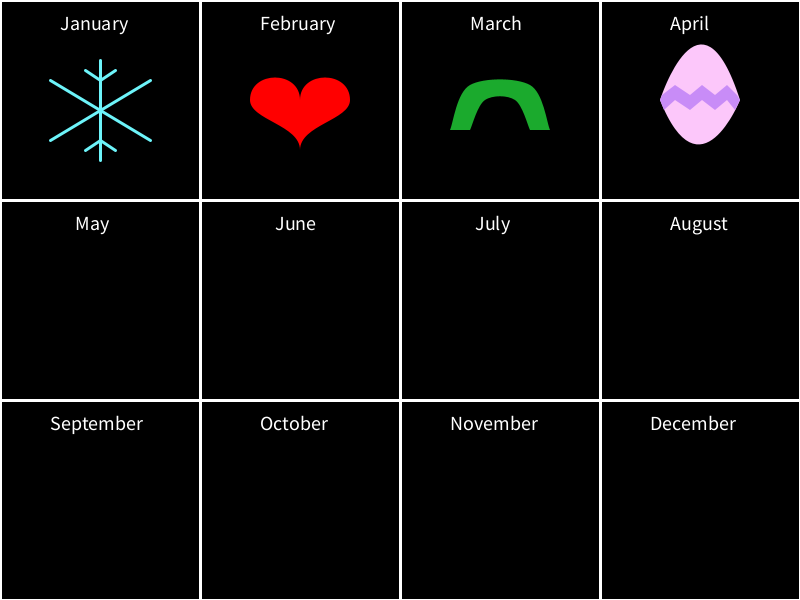
Frame 1 (no input)
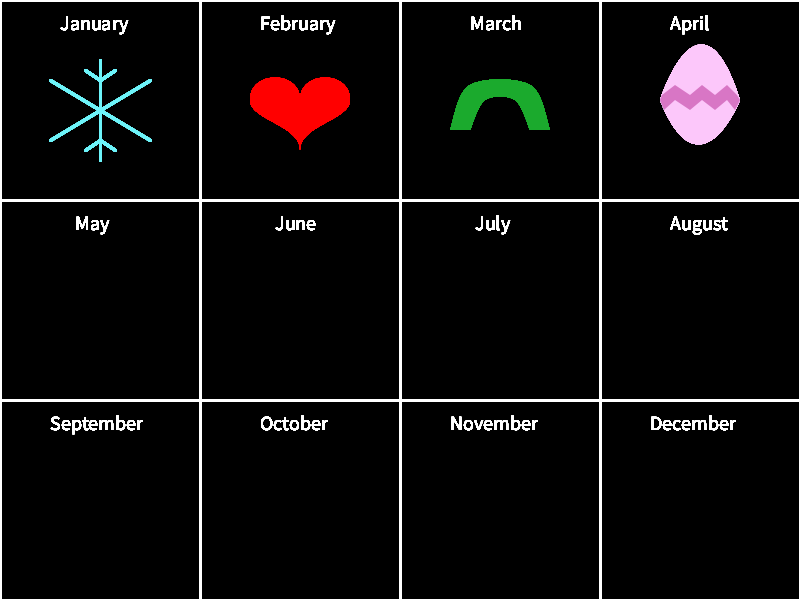
Frame 60 (the mouse pressed at the canvas centre just before this capture)
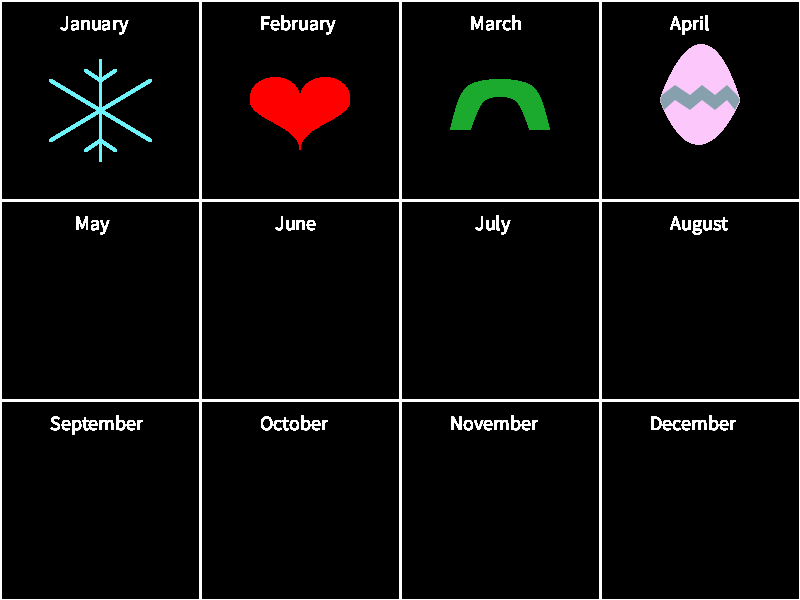
Frame 120 (the mouse held since frame 60 and released just before this capture)

The Processing sketch that drew these frames (run headless with seeded random() and noise(); from frame 60 on, the mouse is pressed at the canvas centre):

// Processing sketch: Final_project
// ── Final_project.pde
//Bailey Sprague

int rows = 3;
int cols = 4;
float monthSize = 200;

Month[][] calendar = new Month[rows][cols];

void setup() {
  size(800,600);
  for( int i = 0; i<rows; i++){
    for(int j = 0; j<cols; j++){
      calendar[i][j] = new Month(j*monthSize, i*monthSize, monthSize);
      calendar[i][j].drawMonth();
    }
  }
}

void draw() {
  textSize(20);
    fill(255);
    text("January",60,30);
    text("February", 260,30);
    text("March", 470,30);
    text("April", 670,30);
    text("May", 75,230);
    text("June", 275,230);
    text("July", 475,230);
    text("August", 670,230);
    text("September", 50,430);
    text("October", 260,430);
    text("November", 450,430);
    text("December", 650,430); 
    
    stroke(109,244,250);
    line(100,60,100,160);
    line(150,80,50,140);
    line(50,80,150,140);
    line(115,70,100,80);
    line(85,70,100,80);
    line(115,150,100,140);
    line(85,150,100,140);
    
    fill(255,0,0);
    noStroke();
    beginShape();
    vertex(300,100);
    bezierVertex( 300,70, 250,70, 250,100);
    bezierVertex( 250,120, 300,125, 300,150 );
    bezierVertex( 300,125, 350,120, 350,100 );  
    bezierVertex( 350,70, 300,70, 300,100 );  
    endShape();
    
    fill(27,170,45);
    frameRate(10);
    beginShape();
    vertex(470,130);
    vertex(450,130);
    curveVertex(450,130);
    curveVertex(450,130);
    curveVertex(470,85);
    curveVertex(530,85);
    curveVertex(550,130);
    curveVertex(550,130);
    vertex(550,130);
    vertex(530,130);
    curveVertex(530,130);
    curveVertex(530,130);
    curveVertex(515,100);
    curveVertex(485,100);
    curveVertex(470,130);
    curveVertex(470,130);
    endShape(); 
    
    fill(252,199,250);
    beginShape();
    vertex(660, 100);
    bezierVertex(660,100, 700,-25, 740,100);
    bezierVertex(740,100, 700,200, 660,100);
    endShape();
    
    fill(random(100,255),random(100,255), random(100,255));
    beginShape();
    vertex(660,100);
    vertex(662,95);
    vertex(675,85);
    vertex(690,95);
    vertex(702,85);
    vertex(715,95);
    vertex(727,85);
    vertex(737,95);
    vertex(740,100);
    vertex(735,110);
    vertex(727,100);
    vertex(715,110);
    vertex(702,100);
    vertex(690,110);
    vertex(675,100);
    vertex(664,110);
    endShape(CLOSE);
}

void mousePressed(){
  
}
// ── Month.pde
class Month {
  float x = 0;
  float y = 0;
  float monthSize = 200;

  Month() {
  }

  Month(float newX, float newY, float newSize) {
    x = newX;
    y = newY;
    monthSize = newSize;
  }

  void drawMonth() {
    stroke(255);
    strokeWeight(3);
    fill(0);
    rect(x, y, monthSize, monthSize);
  }
}
